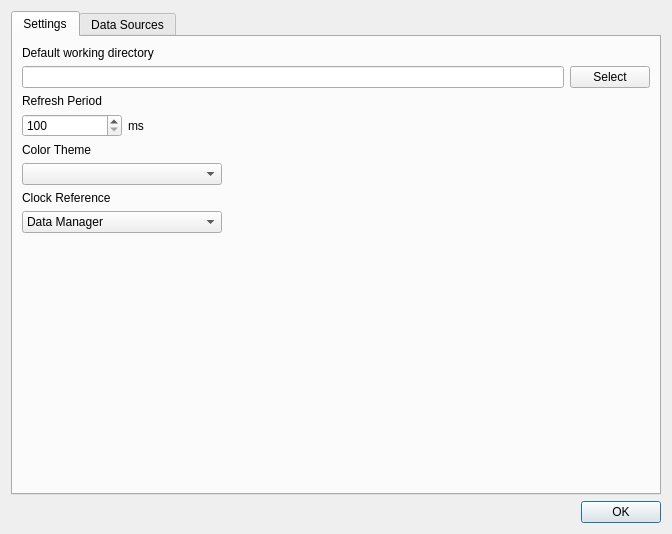
<?xml version="1.0" encoding="UTF-8"?>
<ui version="4.0">
 <class>SettingsDialog</class>
 <widget class="QDialog" name="SettingsDialog">
  <property name="geometry">
   <rect>
    <x>0</x>
    <y>0</y>
    <width>672</width>
    <height>534</height>
   </rect>
  </property>
  <property name="windowTitle">
   <string>Dialog</string>
  </property>
  <layout class="QVBoxLayout" name="verticalLayout">
   <item>
    <widget class="QTabWidget" name="tabWidget">
     <property name="currentIndex">
      <number>0</number>
     </property>
     <widget class="QWidget" name="tab">
      <attribute name="title">
       <string>Settings</string>
      </attribute>
      <layout class="QVBoxLayout" name="verticalLayout_2">
       <item>
        <widget class="QLabel" name="label">
         <property name="text">
          <string>Default working directory</string>
         </property>
        </widget>
       </item>
       <item>
        <layout class="QHBoxLayout" name="horizontalLayout">
         <item>
          <widget class="QLineEdit" name="workingDirectoryLineEdit"/>
         </item>
         <item>
          <widget class="QPushButton" name="workingDirectoryPushButton">
           <property name="minimumSize">
            <size>
             <width>80</width>
             <height>0</height>
            </size>
           </property>
           <property name="text">
            <string>Select</string>
           </property>
          </widget>
         </item>
        </layout>
       </item>
       <item>
        <widget class="QLabel" name="label_5">
         <property name="text">
          <string>Refresh Period</string>
         </property>
        </widget>
       </item>
       <item>
        <layout class="QHBoxLayout" name="horizontalLayout_5">
         <property name="topMargin">
          <number>0</number>
         </property>
         <item>
          <widget class="QSpinBox" name="spinBox">
           <property name="minimumSize">
            <size>
             <width>100</width>
             <height>0</height>
            </size>
           </property>
           <property name="minimum">
            <number>100</number>
           </property>
           <property name="maximum">
            <number>1000</number>
           </property>
          </widget>
         </item>
         <item>
          <widget class="QLabel" name="label_6">
           <property name="text">
            <string>ms</string>
           </property>
          </widget>
         </item>
         <item>
          <spacer name="horizontalSpacer_3">
           <property name="orientation">
            <enum>Qt::Horizontal</enum>
           </property>
           <property name="sizeHint" stdset="0">
            <size>
             <width>40</width>
             <height>20</height>
            </size>
           </property>
          </spacer>
         </item>
        </layout>
       </item>
       <item>
        <widget class="QLabel" name="label_7">
         <property name="text">
          <string>Color Theme</string>
         </property>
        </widget>
       </item>
       <item>
        <layout class="QHBoxLayout" name="horizontalLayout_6">
         <property name="topMargin">
          <number>0</number>
         </property>
         <item>
          <widget class="QComboBox" name="comboBox">
           <property name="minimumSize">
            <size>
             <width>200</width>
             <height>0</height>
            </size>
           </property>
          </widget>
         </item>
         <item>
          <spacer name="horizontalSpacer_4">
           <property name="orientation">
            <enum>Qt::Horizontal</enum>
           </property>
           <property name="sizeHint" stdset="0">
            <size>
             <width>40</width>
             <height>20</height>
            </size>
           </property>
          </spacer>
         </item>
        </layout>
       </item>
       <item>
        <widget class="QLabel" name="label_4">
         <property name="text">
          <string>Clock Reference</string>
         </property>
        </widget>
       </item>
       <item>
        <layout class="QHBoxLayout" name="horizontalLayout_2">
         <property name="leftMargin">
          <number>0</number>
         </property>
         <property name="topMargin">
          <number>0</number>
         </property>
         <property name="rightMargin">
          <number>0</number>
         </property>
         <property name="bottomMargin">
          <number>0</number>
         </property>
         <item>
          <widget class="QComboBox" name="clockComboBox">
           <property name="minimumSize">
            <size>
             <width>200</width>
             <height>0</height>
            </size>
           </property>
           <item>
            <property name="text">
             <string>Data Manager</string>
            </property>
           </item>
           <item>
            <property name="text">
             <string>Local Clock</string>
            </property>
           </item>
          </widget>
         </item>
         <item>
          <spacer name="horizontalSpacer_2">
           <property name="orientation">
            <enum>Qt::Horizontal</enum>
           </property>
           <property name="sizeHint" stdset="0">
            <size>
             <width>40</width>
             <height>20</height>
            </size>
           </property>
          </spacer>
         </item>
        </layout>
       </item>
       <item>
        <spacer name="verticalSpacer">
         <property name="orientation">
          <enum>Qt::Vertical</enum>
         </property>
         <property name="sizeHint" stdset="0">
          <size>
           <width>20</width>
           <height>429</height>
          </size>
         </property>
        </spacer>
       </item>
      </layout>
     </widget>
     <widget class="QWidget" name="tab_2">
      <attribute name="title">
       <string>Data Sources</string>
      </attribute>
      <layout class="QVBoxLayout" name="verticalLayout_4">
       <item>
        <widget class="QLabel" name="label_3">
         <property name="text">
          <string>Live Data Sources</string>
         </property>
        </widget>
       </item>
       <item>
        <layout class="QVBoxLayout" name="verticalLayout_3">
         <item>
          <widget class="QTableWidget" name="liveTableWidget">
           <property name="editTriggers">
            <set>QAbstractItemView::NoEditTriggers</set>
           </property>
           <property name="selectionBehavior">
            <enum>QAbstractItemView::SelectRows</enum>
           </property>
           <property name="showGrid">
            <bool>false</bool>
           </property>
           <attribute name="horizontalHeaderStretchLastSection">
            <bool>true</bool>
           </attribute>
           <attribute name="verticalHeaderVisible">
            <bool>false</bool>
           </attribute>
           <column>
            <property name="text">
             <string>Name</string>
            </property>
           </column>
           <column>
            <property name="text">
             <string>Status</string>
            </property>
           </column>
           <column>
            <property name="text">
             <string>Clock Capacity</string>
            </property>
           </column>
           <column>
            <property name="text">
             <string>Board Reference Clock</string>
            </property>
           </column>
          </widget>
         </item>
         <item>
          <layout class="QHBoxLayout" name="horizontalLayout_4">
           <item>
            <widget class="QPushButton" name="clockPushButton">
             <property name="minimumSize">
              <size>
               <width>80</width>
               <height>0</height>
              </size>
             </property>
             <property name="text">
              <string>Set Clock</string>
             </property>
            </widget>
           </item>
           <item>
            <spacer name="horizontalSpacer">
             <property name="orientation">
              <enum>Qt::Horizontal</enum>
             </property>
             <property name="sizeHint" stdset="0">
              <size>
               <width>40</width>
               <height>20</height>
              </size>
             </property>
            </spacer>
           </item>
           <item>
            <widget class="QPushButton" name="stopPushButton">
             <property name="minimumSize">
              <size>
               <width>80</width>
               <height>0</height>
              </size>
             </property>
             <property name="text">
              <string>Stop</string>
             </property>
            </widget>
           </item>
           <item>
            <widget class="QPushButton" name="startPushButton">
             <property name="minimumSize">
              <size>
               <width>80</width>
               <height>0</height>
              </size>
             </property>
             <property name="text">
              <string>Start</string>
             </property>
            </widget>
           </item>
          </layout>
         </item>
        </layout>
       </item>
       <item>
        <widget class="QLabel" name="label_2">
         <property name="text">
          <string>Playback Data Sources</string>
         </property>
        </widget>
       </item>
       <item>
        <layout class="QHBoxLayout" name="horizontalLayout_3">
         <item>
          <widget class="QTableWidget" name="playbackTableWidget">
           <property name="editTriggers">
            <set>QAbstractItemView::NoEditTriggers</set>
           </property>
           <property name="selectionBehavior">
            <enum>QAbstractItemView::SelectRows</enum>
           </property>
           <property name="showGrid">
            <bool>false</bool>
           </property>
           <attribute name="horizontalHeaderStretchLastSection">
            <bool>true</bool>
           </attribute>
           <attribute name="verticalHeaderVisible">
            <bool>false</bool>
           </attribute>
           <column>
            <property name="text">
             <string>Name</string>
            </property>
           </column>
          </widget>
         </item>
        </layout>
       </item>
      </layout>
     </widget>
    </widget>
   </item>
   <item>
    <widget class="QDialogButtonBox" name="buttonBox">
     <property name="orientation">
      <enum>Qt::Horizontal</enum>
     </property>
     <property name="standardButtons">
      <set>QDialogButtonBox::Ok</set>
     </property>
    </widget>
   </item>
  </layout>
 </widget>
 <resources/>
 <connections>
  <connection>
   <sender>buttonBox</sender>
   <signal>accepted()</signal>
   <receiver>SettingsDialog</receiver>
   <slot>accept()</slot>
   <hints>
    <hint type="sourcelabel">
     <x>248</x>
     <y>254</y>
    </hint>
    <hint type="destinationlabel">
     <x>157</x>
     <y>274</y>
    </hint>
   </hints>
  </connection>
  <connection>
   <sender>buttonBox</sender>
   <signal>rejected()</signal>
   <receiver>SettingsDialog</receiver>
   <slot>reject()</slot>
   <hints>
    <hint type="sourcelabel">
     <x>316</x>
     <y>260</y>
    </hint>
    <hint type="destinationlabel">
     <x>286</x>
     <y>274</y>
    </hint>
   </hints>
  </connection>
 </connections>
</ui>
